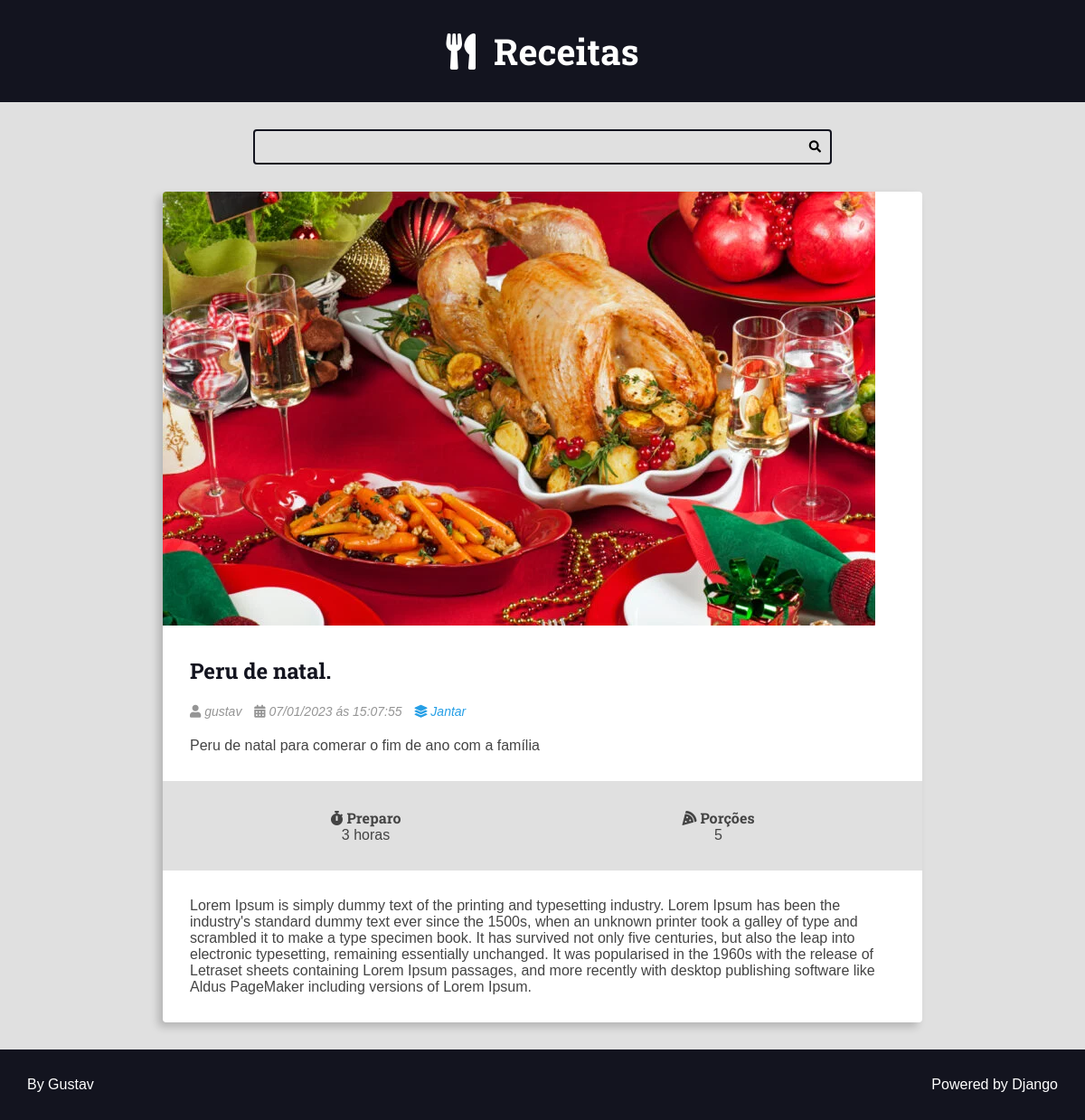
Screenshot of /recipes/4/ with the database file from the repository.
### recipes/models.py (models this page shows, shortened)
class Recipe(models.Model):
    title = models.CharField(max_length=65)
    description = models.CharField(max_length=165)
    slug = models.SlugField(unique=True)
    preparation_time = models.IntegerField()
    preparation_time_unit = models.CharField(max_length=65)
    servings = models.IntegerField()
    servings_unit = models.CharField(max_length=65)
    preparation_steps = models.TextField()
    preparation_steps_is_html = models.BooleanField(default=False)
    created_at = models.DateTimeField(auto_now_add=True)
    updated_at = models.DateTimeField(auto_now=True)
    is_published = models.BooleanField(default=False)
    cover = models.ImageField(
        upload_to='recipes/covers/%Y/%m/%d/',  blank=True,  default=''
        )
    category = models.ForeignKey(
        Category, on_delete=models.SET_NULL, null=True, default=None
        )
    author = models.ForeignKey(User, on_delete=models.SET_NULL, null=True)

class Category(models.Model):
    name = models.CharField(max_length=60)

### recipes/views.py (the view)
# urls.py: path('recipes/<int:id>/', views.recipe, name='recipe'),
def recipe(request: HttpRequest, id: int) -> HttpResponse:
    recipe: Recipe = get_object_or_404(Recipe, id=id, is_published=True)
    return render(request, 'recipes/pages/recipe-view.html', context={
            'recipe': recipe,
            'is_detail_page': True
            })

### recipes/templates/recipes/pages/recipe-view.html (shortened to what this page needs)
{% extends 'global/base.html'%}
{% block 'content'%}
    <div class="main-content main-content-detail container">
        {% include 'recipes/partials/recipe.html'%}
    </div>
{% endblock%}

### recipes/templates/recipes/partials/recipe.html (shortened to what this page needs)
<div class="recipe recipe-list-item">
    <div class="recipe-cover">
        {% if recipe.cover%}
            <a href="{% url  'recipes:recipe' recipe.id %}">
            <img src="{{recipe.cover.url}}" alt="Temporário">
            </a>
        {% endif %}
    </div>
    <div class="recipe-title-container">
        <h2 class="recipe-title">
            <a href="{% url  'recipes:recipe' recipe.id %}">
                {{recipe.title}}.
            </a>
        </h2>
    </div>
    <div class="recipe-author">
        {%if recipe.author is not None%}
            <span class="recipe-author-item">
                <i class="fas fa-user"></i>
                {% if recipe.first_name%}
                    {{recipe.author.first_name}} {{recipe.author.last_name}}
                {% else%}
                    {{recipe.author.username}}
                {% endif %}
            </span>
        {% endif %}
        <span class="recipe-author-item">
            <i class="fas fa-calendar-alt"></i>
            {{recipe.created_at|date:"d/m/Y"}} ás {{recipe.created_at|date:"H:i:s"}}
        </span>
        {% if recipe.category is not None%}
            <span class="recipe-author-item">
                <a href="{% url 'recipes:category' recipe.category.id %}">
                    <i class="fas fa-layer-group"></i>
                    <span>{{recipe.category.name}}</span>
                </a>
            </span>
        {% endif %}
    </div>
    <div class="recipe-content">
        <p>{{recipe.description}}</p>
    </div>
    <div class="recipe-meta-container">
        <div class="recipe-meta recipe-preparation">
            <h3 class="recipe-meta-title"><i class="fas fa-stopwatch"></i> Preparo</h3>
            <div class="recipe-meta-text">
                {{recipe.preparation_time}} {{recipe.preparation_time_unit}}
            </div>
        </div>
        <div class="recipe-meta recipe-servings">
            <h3 class="recipe-meta-title"><i class="fas fa-pizza-slice"></i> Porções</h3>
            <div class="recipe-meta-text">
                {{recipe.servings}} {{recipes.servings_unit}}
            </div>
        </div>
    </div>
    {% if is_detail_page is True %}
        <div class="preparation-steps">
            {{ recipe.preparation_steps|linebreaksbr }}
        </div>
    {% endif %}
</div>

### base_static/global/css/style.css (style rules this page uses)
:root { --color-primary: #269fe6; --color-primary-hover: #2086c2; --color-primary-dark: #13141f; --color-primary-dark-hover: #212336; --color-primary-light: #d4ecfa; --color-primary-light-hover: #bdd8e7; --color-white: #fff; --color-black: #000; --color-dark-text: #444; --color-info-light: #cce5ff; --color-debug-light: #cce5ff; --color-success-light: #d4edda; --color-alert-light: #fff3cd; --color-warning-light: #fff3cd; --color-error-light: #f8d7da; --color-info-dark: #4d86c4; --color-debug-dark: #4d86c4; --color-success-dark: #4a9c5d; --color-alert-dark: #927f40; --color-warning-dark: #927f40; --color-error-dark: #da525d; --color-gray-0: #f9f9f9; --color-gray-1: #e0e0e0; --color-gray-2: #c7c7c7; --color-gray-3: #aeaeae; --color-gray-4: #959595; --color-gray-5: #7d7d7d; --color-gray-6: #646464; --color-gray-7: #4b4b4b; --color-gray-8: #323232; --color-gray-9: #191919; --font-primary: sans-serif; --font-headings: 'Roboto Slab', serif; --spacing-gutter-medium: 3rem; --spacing-gutter-large: 4rem; }
* { padding: 0; margin: 0; box-sizing: border-box; }
html { font-size: 62.5%; }
body { font-size: 1.6rem; font-family: var(--font-primary); background: var(--color-gray-1); color: var(--color-dark-text); }
h1, h2, h3, h4, h5, h6 { font-family: var(--font-headings); }
img { max-width: 100%; }
a { color: var(--color-primary); text-decoration: none; }
.container { max-width: 144rem; margin: 0 auto; padding: var(--spacing-gutter-medium); }
.main-content { padding-top: 0; }
.recipe { background: var(--color-white); box-shadow: -5px 5px 10px rgba(0, 0, 0, 0.2); transform: scale(1); transition: all 300ms ease-in-out; border-radius: 0.4rem; overflow: hidden; }
.recipe img { max-width: 100%; }
.recipe-list-item { max-width: 64rem; height: fit-content; }
.recipe-title-container { padding: var(--spacing-gutter-medium); padding-bottom: 2rem; }
.recipe-title-container a { text-decoration: none; color: var(--color-primary-dark); }
.recipe-author { padding: 0 var(--spacing-gutter-medium); }
.recipe-content { padding: var(--spacing-gutter-medium); padding-top: 2rem; }
.recipe-author-item { color: var(--color-gray-4); margin-right: 1rem; font-style: italic; font-size: 1.4rem; }
.recipe-author a { color: var(--color-primary); transition: all 300ms ease-in-out; text-decoration: none; }
.recipe-meta-container { display: flex; flex-flow: row wrap; padding: var(--spacing-gutter-medium); background: var(--color-gray-1); }
.recipe-meta { display: flex; flex-flow: column nowrap; flex-shrink: 1; flex-grow: 1; text-align: center; }
.recipe-meta-title { font-size: 1.6rem; }
.preparation-steps { padding: var(--spacing-gutter-medium); }
.main-content-detail .recipe-list-item { max-width: 84rem; margin: 0 auto; }

### rows the page displays
Recipe: cover (picture), title "Peru de natal", author.username "gustav", created_at "07/01/2023", created_at "15:07:55", category.name "Jantar", description "Peru de natal para comerar o fim de ano com a família", preparation_time "3", preparation_time_unit "horas", servings "5", preparation_steps "Lorem Ipsum is simply dummy text of the printing and typesetting industry. Lorem Ipsum has been the industry's standard dummy text ever since the 1500s, when an unknown printer took a galley of type and scrambled it to make a type specimen book. It has survived not only five centuries, but also the leap into electronic typesetting, remaining essentially unchanged. It was popularised in the 1960s with the release of Letraset sheets containing Lorem Ipsum passages, and more recently with desktop publishing software like Aldus PageMaker including versions of Lorem Ipsum."
